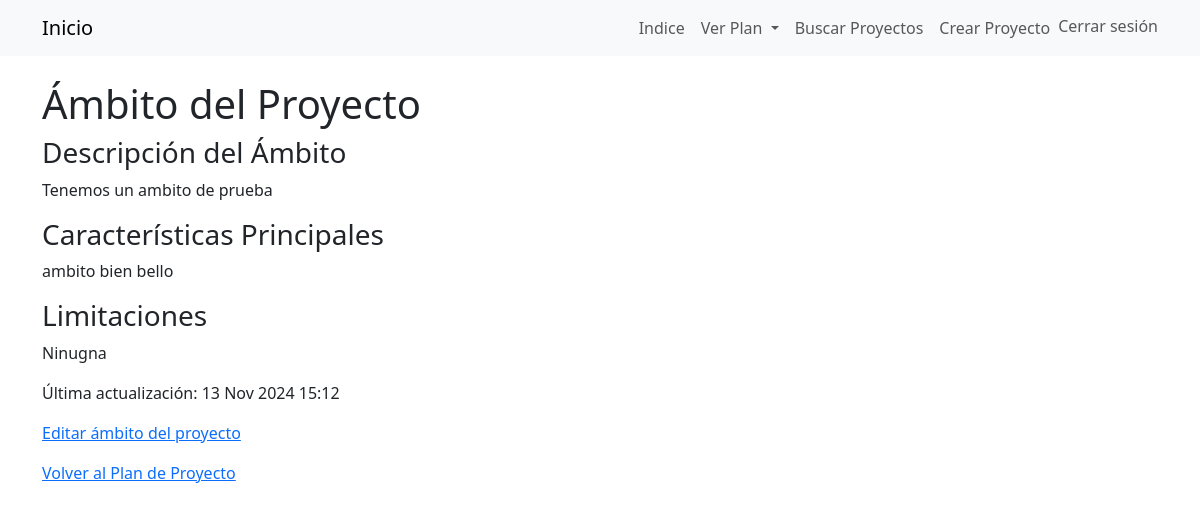
The page /project-plan/10/ver-ambito/ (signed in) on the database its author committed.
### creadorAPP/models.py (models this page shows, shortened)
class AmbitoProyecto(models.Model):
    project = models.ForeignKey(ProjectPlan, on_delete=models.CASCADE, related_name='ambiito')
    descripcion_ambito = models.TextField(help_text="Descripción del alcance y expectativas del proyecto.")
    caracteristicas_principales = models.TextField(help_text="Características principales del proyecto.")
    limitaciones = models.TextField(help_text="Limitaciones del proyecto.")
    fecha_creacion = models.DateTimeField(auto_now_add=True)
    ultima_actualizacion = models.DateTimeField(auto_now=True)

### creadorAPP/views.py (the view)
# urls.py: path('project-plan/<int:project_id>/ver-ambito/', views.ver_ambito_proyecto, name='ver_ambito_proyecto'),
@login_required
def ver_ambito_proyecto(request, project_id):
    project_plan = get_object_or_404(ProjectPlan, id=project_id)
    ambito_proyecto = AmbitoProyecto.objects.filter(project=project_id).first()
    return render(request, 'projects/ver_ambito.html',{'ambito_proyecto': ambito_proyecto,'project_plan': project_plan, 'project_id': project_id})

### creadorAPP/templates/projects/ver_ambito.html (shortened to what this page needs)
{% extends 'base.html' %}
{% block content %}
<body>
    <h1>Ámbito del Proyecto</h1>
    {% if ambito_proyecto %}
        <h3>Descripción del Ámbito</h3>
        <p>{{ ambito_proyecto.descripcion_ambito }}</p>
        <h3>Características Principales</h3>
        <p>{{ ambito_proyecto.caracteristicas_principales }}</p>
        <h3>Limitaciones</h3>
        <p>{{ ambito_proyecto.limitaciones }}</p>
        <p>Última actualización: {{ ambito_proyecto.ultima_actualizacion|date:"d M Y H:i" }}</p>
    {% else %}
        <p>No se ha definido el ámbito del proyecto aún.</p>
        <p><a href="{% url 'definir_ambito_proyecto' project_id=project_plan.id %}">Definir el ámbito</a></p>
    {% endif %}
    <p><a href="{% url 'editar_ambito_proyecto' project_id=project_plan.id %}">Editar ámbito del proyecto</a></p>
    <p><a href="{% url 'view_project_plan' project_id=project_plan.id %}">Volver al Plan de Proyecto</a></p>
</body>
{% endblock %}

### rows shown on the page
AmbitoProyecto: descripcion_ambito "Tenemos un ambito de prueba", caracteristicas_principales "ambito bien bello", limitaciones "Ninugna", ultima_actualizacion "13 Nov 2024 15:12"
